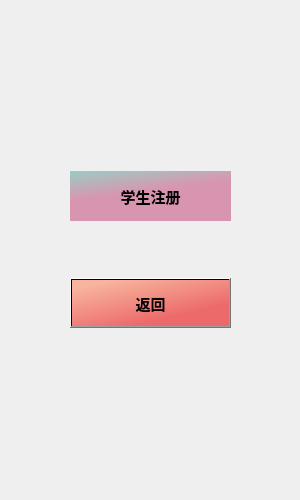
<?xml version="1.0" encoding="UTF-8"?>
<ui version="4.0">
 <class>RegisterDialog</class>
 <widget class="QDialog" name="RegisterDialog">
  <property name="geometry">
   <rect>
    <x>0</x>
    <y>0</y>
    <width>300</width>
    <height>500</height>
   </rect>
  </property>
  <property name="minimumSize">
   <size>
    <width>300</width>
    <height>500</height>
   </size>
  </property>
  <property name="maximumSize">
   <size>
    <width>720</width>
    <height>1024</height>
   </size>
  </property>
  <property name="windowTitle">
   <string>Dialog</string>
  </property>
  <property name="styleSheet">
   <string notr="true">QDialog{
border-image: url(:/img/bg1.jpg);}</string>
  </property>
  <widget class="QWidget" name="layoutWidget">
   <property name="geometry">
    <rect>
     <x>70</x>
     <y>120</y>
     <width>161</width>
     <height>261</height>
    </rect>
   </property>
   <property name="minimumSize">
    <size>
     <width>100</width>
     <height>50</height>
    </size>
   </property>
   <layout class="QVBoxLayout" name="verticalLayout">
    <item>
     <widget class="QPushButton" name="stuBtn">
      <property name="minimumSize">
       <size>
        <width>100</width>
        <height>50</height>
       </size>
      </property>
      <property name="font">
       <font>
        <pointsize>11</pointsize>
        <bold>true</bold>
       </font>
      </property>
      <property name="styleSheet">
       <string notr="true">border:none;
background-color: qlineargradient(spread:pad, x1:0.432, y1:0.0852273, x2:0.659727, y2:1, stop:0 rgba(147, 198, 190, 228), stop:1 rgba(227, 166, 191, 246));
background-color: qlineargradient(spread:pad, x1:0.046, y1:0, x2:0.255864, y2:0.494682, stop:0 rgba(147, 198, 190, 228), stop:1 rgba(216, 146, 174, 246));</string>
      </property>
      <property name="text">
       <string>学生注册</string>
      </property>
     </widget>
    </item>
    <item>
     <widget class="QPushButton" name="backBtn">
      <property name="minimumSize">
       <size>
        <width>100</width>
        <height>50</height>
       </size>
      </property>
      <property name="font">
       <font>
        <pointsize>11</pointsize>
        <bold>true</bold>
       </font>
      </property>
      <property name="styleSheet">
       <string notr="true">background-color: qlineargradient(spread:pad, x1:0.154, y1:0.0734545, x2:0.687637, y2:0.755773, stop:0 rgba(255, 138, 97, 145), stop:1 rgba(234, 25, 25, 158));</string>
      </property>
      <property name="text">
       <string>返回</string>
      </property>
     </widget>
    </item>
   </layout>
  </widget>
 </widget>
 <resources/>
 <connections/>
</ui>
